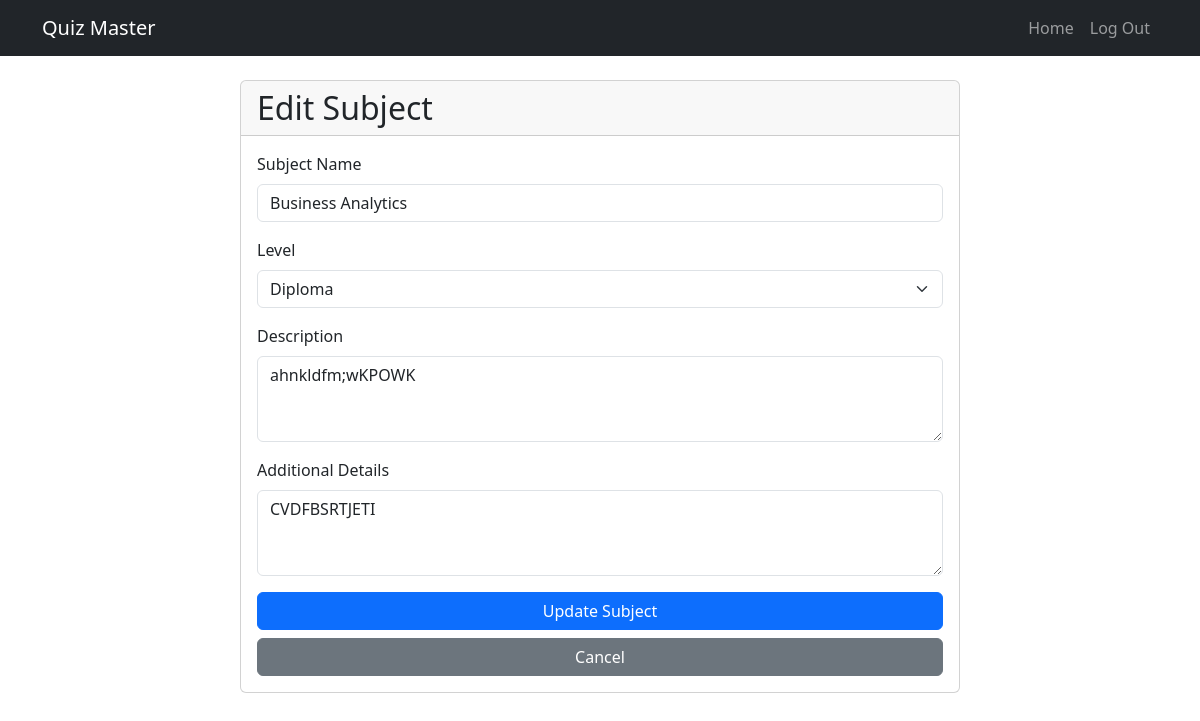
/admin/subject/1/edit/ (signed in), run on the app's committed database.
### model.py (models this page shows)
class Subject(db.Model):
    __tablename__='subject'
    id=db.Column(db.Integer,primary_key=True,autoincrement=True)
    name = db.Column(db.String, unique=True, nullable=False)
    level = db.Column(db.String, nullable=False)
    description=db.Column(db.String)
    additional_details=db.Column(db.String)

### app.py (the view)
@app.route('/admin/subject/<int:subject_id>/edit/', methods=['GET', 'POST'])
@admin_req
def edit_subject(subject_id):
    subject = Subject.query.get(subject_id)
    if not subject:
        flash('Subject does not exist')
        return redirect(url_for('admin'))
    if request.method == 'POST':
        subject.name = request.form['name']
        subject.description = request.form.get('description')
        db.session.commit()
        flash('Subject updated successfully', 'success')
        return redirect(url_for('admin'))
    return render_template('Subject/edit_subject.html', subject=subject)

### app.py (called while the page is built)
def admin_req(f):
    @wraps(f)
    def inner(*args, **kwargs):
        if 'user_id' not in session or session['user_type'] != 'admin':
            flash('You need admin privileges to access this page', 'danger')
            return redirect(url_for('login'))
        return f(*args, **kwargs)
    return inner

### templates/Subject/edit_subject.html (shortened to what this page needs)
{% extends 'dashboard_layout.html' %}
{%block content%}
<div class="container mt-4">
    <div class="row justify-content-center">
        <div class="col-md-8">
            <div class="card">
                <div class="card-header">
                    <h2 class="mb-0">Edit Subject</h2>
                </div>
                <div class="card-body">
                    <form action="{{ url_for('edit_subject', subject_id=subject.id) }}" method="POST">
                        <div class="mb-3">
                            <label for="subject" class="form-label">Subject Name</label>
                            <input type="text" class="form-control" id="subject" name="name"
                                   value="{{ subject.name }}" required>
                        </div>
                        <div class="mb-3">
                            <label for="level" class="form-label">Level</label>
                            <select class="form-select" id="level" name="level" required>
                                <option value="diploma" {% if subject.level == 'diploma' %}selected{% endif %}>Diploma</option>
                            </select>
                        </div>
                        <div class="mb-3">
                            <label for="description" class="form-label">Description</label>
                            <textarea class="form-control" id="description" name="description" rows="3">{{ subject.description }}</textarea>
                        </div>
                        <div class="mb-3">
                            <label for="additional_details" class="form-label">Additional Details</label>
                            <textarea class="form-control" id="additional_details" name="additional_details" rows="3">{{ subject.additional_details }}</textarea>
                        </div>
                        <div class="d-grid gap-2">
                            <button type="submit" class="btn btn-primary">Update Subject</button>
                            <a href="{{ url_for('admin') }}" class="btn btn-secondary">Cancel</a>
                        </div>
                    </form>
                </div>
            </div>
        </div>
    </div>
</div>
{% endblock %}

### data on the page
Subject: name "Business Analytics", level "Diploma", description "ahnkldfm;wKPOWK", additional_details "CVDFBSRTJETI"
